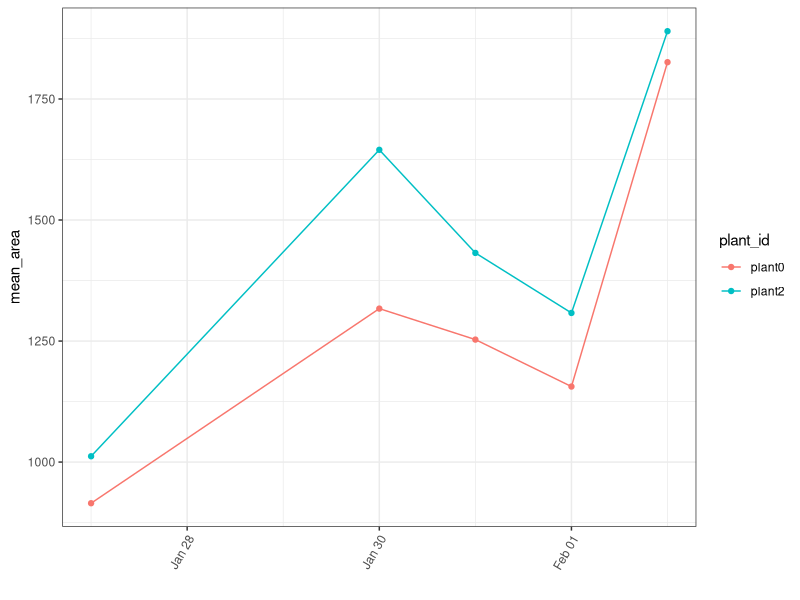
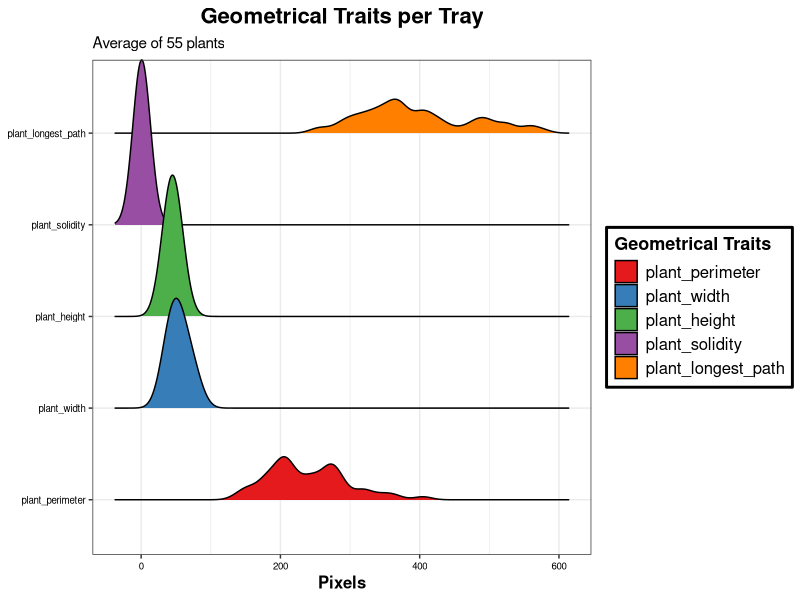
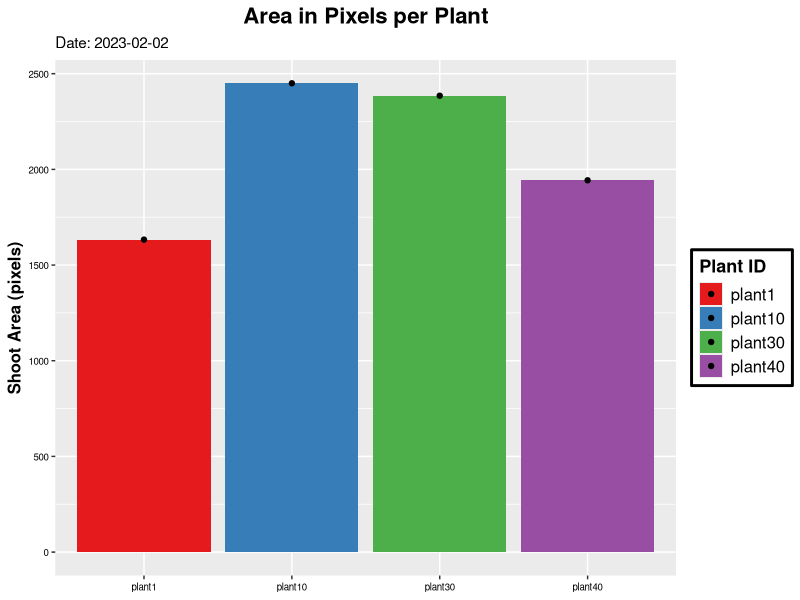

These charts were generated, in order, by the following R code:
library(tidyverse)
library(dplyr)
library(readxl)
library(ggridges)
library(reshape2)
library(RColorBrewer)

tray1_data <- read_csv("tray1_database.csv")

tray1_data$Date <- as.Date(tray1_data$Date)


tray1_bydate<-tray1_data  %>% group_by(Date,plant_id) %>%
  summarise(mean_area = mean(plant_area),
            plants =  n())


tray1_bydate %>% filter(plant_id %in% c("plant0", "plant2"))%>%
  ggplot( aes(x=Date, y=mean_area,color =  plant_id)) +
  geom_line() + 
  geom_point()+
  xlab("") +
  theme_bw() +
  theme(axis.text.x=element_text(angle=60, hjust=1))


## Reshape dataframe to visualize one box plot per variable: 
tray1_reshape <- melt(tray1_data, 
                      measure.vars = c("plant_perimeter","plant_width","plant_height","plant_solidity","plant_longest_path"))


# Traits distribution for all tray
tray1_reshape %>% filter(Date == "2023-02-01") %>%
  ggplot(aes(value,variable,fill=variable))+
  geom_density_ridges()+
  theme_bw()+
  theme(plot.title = element_text(size=16,hjust = 0.5, face="bold"),
        axis.text = element_text(size = 7,color="black"),
        axis.title.x = element_text(size=12,face="bold"),
        axis.title = element_text(size = 12, face="bold"),
        legend.position = "right",
        legend.background = element_rect(fill="white",
                                         size=1, linetype="solid", 
                                         colour ="black"),
        legend.text = element_text(size = 12),
        legend.title = element_text(size = 13,
                                    face = "bold"),
        strip.background = element_rect(color="black", fill="black", 
                                        size=1.5, linetype="solid"),
        strip.text.x = element_text(
          size = 12, color = "white", face = "bold.italic"))+
  labs(title="Geometrical Traits per Tray",
       subtitle = "Average of 55 plants",
       fill="Geometrical Traits",
       caption=NULL,
       x="Pixels",
       y=NULL)+
  scale_fill_brewer(palette="Set1")

# Plant area for a single plant
tray1_data %>% select(plant_area,plant_id,Date) %>% 
  filter(plant_id %in% c("plant10", "plant1", "plant30", "plant40"),
  Date == "2023-02-02") %>% 
  ggplot(aes(x=plant_id, y=plant_area, fill = plant_id)) +
  geom_col() + 
  geom_point()+
  theme(plot.title = element_text(size=16,hjust = 0.5, face="bold"),
        axis.text = element_text(size = 7,color="black"),
        axis.title.x = element_text(size=12,face="bold"),
        axis.title = element_text(size = 12, face="bold"),
        legend.position = "right",
        legend.background = element_rect(fill="white",
                                         size=1, linetype="solid", 
                                         colour ="black"),
        legend.text = element_text(size = 12),
        legend.title = element_text(size = 13,
                                    face = "bold"),
        strip.background = element_rect(color="black", fill="black", 
                                        size=1.5, linetype="solid"),
        strip.text.x = element_text(
          size = 12, color = "white", face = "bold.italic"))+
  labs(title="Area in Pixels per Plant",
       subtitle = "Date: 2023-02-02",
       fill="Plant ID",
       caption=NULL,
       x=NULL,
       y="Shoot Area (pixels)")+
  scale_fill_brewer(palette="Set1")

  